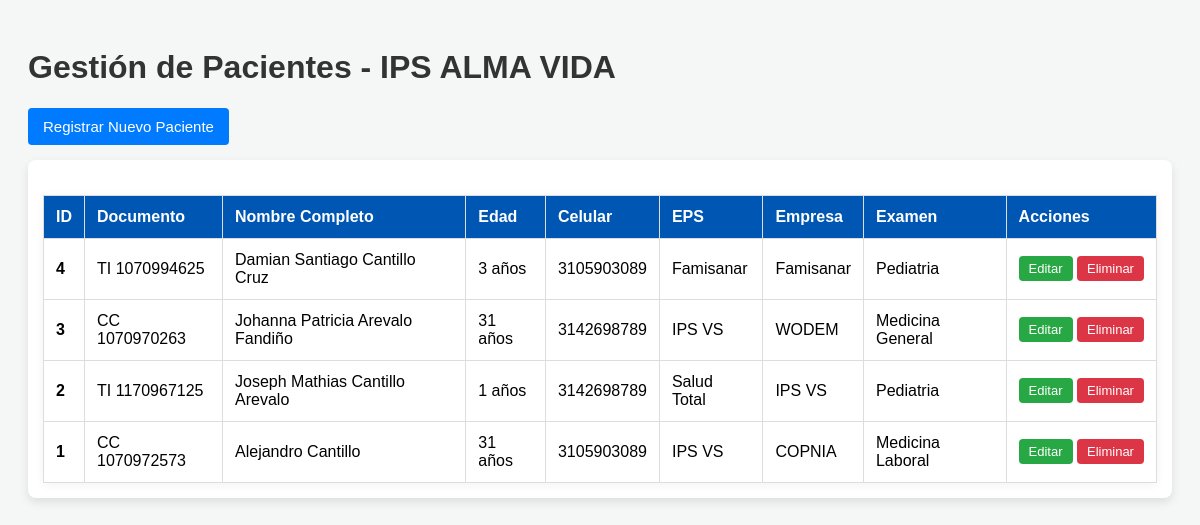
The page / on the database its author committed.
### tables this page shows
CREATE TABLE `pacientes` (
  `id` int(11) NOT NULL,
  `nombre_completo` varchar(150) NOT NULL,
  `tipo_documento` varchar(50) NOT NULL,
  `numero_documento` varchar(50) NOT NULL,
  `direccion` varchar(150) DEFAULT NULL,
  `telefono` varchar(20) DEFAULT NULL,
  `celular` varchar(20) NOT NULL,
  `fecha_nacimiento` date DEFAULT NULL,
  `edad` int(11) NOT NULL,
  `eps` varchar(100) NOT NULL,
  `contacto_adicional` varchar(150) DEFAULT NULL,
  `parentesco` varchar(50) DEFAULT NULL,
  `tipo_examen` varchar(100) NOT NULL,
  `empresa_solicita` varchar(100) NOT NULL,
  `fecha_examen` date NOT NULL
);

### controllers/PacienteController.php (called while the page is built, shortened)
<?php
require_once 'config/db.php';
require_once 'models/paciente.php';
class PacienteController {
    private $paciente;
    public function __construct() {
        $database = new Database();
        $this->db = $database->getConnection();
        $this->paciente = new Paciente($this->db);
    }
    public function index() {
        $stmt = $this->paciente->readAll();
        $pacientes = $stmt->fetchAll(PDO::FETCH_ASSOC);
        require 'views/read.php';
    }
}
?>

### config/db.php (called while the page is built, shortened)
<?php
class Database {
    private $host = "localhost";
    private $db_name = "ips_alma_vida";
    private $username = "root";
    private $password = "";
    public function getConnection() {
        $this->conn = null;
        try {
            $this->conn = new PDO("mysql:host=" . $this->host . ";dbname=" . $this->db_name, $this->username, $this->password);
            $this->conn->setAttribute(PDO::ATTR_ERRMODE, PDO::ERRMODE_EXCEPTION);
            $this->conn->exec("set names utf8");
        } catch(PDOException $exception) {
            echo "Error de conexión: " . $exception->getMessage();
        }
        return $this->conn;
    }
}
?>

### models/paciente.php (called while the page is built, shortened)
<?php
class Paciente {
    private $conn;
    private $table_name = "pacientes";
    public function __construct($db) {
        $this->conn = $db;
    }
    public function readAll() {
    $query = "SELECT * FROM " . $this->table_name . " ORDER BY id DESC";
    $stmt = $this->conn->prepare($query);
    $stmt->execute();
    return $stmt;
}
}
?>

### views/read.php (the view, shortened to what this page needs)
<!DOCTYPE html>
<html lang="es">
<head>
    <link rel="stylesheet" href="assets/css/styles.css">
</head>
<body>
    <h1>Gestión de Pacientes - IPS ALMA VIDA</h1>
    <a href="index.php?action=create" class="btn btn-primary" style="width: auto; margin-bottom: 15px;">Registrar Nuevo Paciente</a>
    <div style="overflow-x: auto; background: white; padding: 15px; border-radius: 8px; box-shadow: 0 4px 10px rgba(0,0,0,0.1);">
        <table style="min-width: 1100px;">
            <thead>
                <tr>
                    <th>ID</th> <th>Documento</th>
                    <th>Nombre Completo</th>
                    <th>Edad</th>
                    <th>Celular</th>
                    <th>EPS</th>
                    <th>Empresa</th>
                    <th>Examen</th>
                    <th>Acciones</th>
                </tr>
            </thead>
            <tbody>
                <?php foreach($pacientes as $p): ?>
                <tr>
                    <td><strong><?= $p['id'] ?></strong></td>
                    <td><?= htmlspecialchars($p['tipo_documento']) ?> <?= htmlspecialchars($p['numero_documento']) ?></td>
                    <td><?= htmlspecialchars($p['nombre_completo']) ?></td>
                    <td><?= htmlspecialchars($p['edad']) ?> años</td>
                    <td><?= htmlspecialchars($p['celular']) ?></td>
                    <td><?= htmlspecialchars($p['eps']) ?></td>
                    <td><?= htmlspecialchars($p['empresa_solicita']) ?></td>
                    <td><?= htmlspecialchars($p['tipo_examen']) ?></td>
                    <td style="white-space: nowrap;">
                        <a href="index.php?action=edit&id=<?= $p['id'] ?>" class="btn btn-success" style="padding: 5px 10px; font-size: 13px;">Editar</a>
                        <a href="index.php?action=delete&id=<?= $p['id'] ?>" class="btn btn-danger" style="padding: 5px 10px; font-size: 13px;">Eliminar</a>
                    </td>
                </tr>
                <?php endforeach; ?>
            </tbody>
        </table>
    </div>
</body>
</html>

### index.php (shortened to what this page needs)
<?php
require_once 'controllers/PacienteController.php';
$controller = new PacienteController();
$action = isset($_GET['action']) ? $_GET['action'] : 'index';
switch($action) {
    case 'index':
    default:
        $controller->index();
        break;
}
?>

### assets/css/styles.css (style rules this page uses)
body { font-family: Arial, sans-serif; background: #f4f7f6; padding: 20px; }
h1, h2, h3 { color: #333; }
.btn { padding: 10px 15px; border: none; border-radius: 4px; cursor: pointer; color: white; text-decoration: none; display: inline-block; font-size: 15px; }
.btn-primary { background: #007bff; width: 100%; }
.btn-success { background: #28a745; }
.btn-danger { background: #dc3545; }
table { width: 100%; border-collapse: collapse; margin-top: 20px; background: white; box-shadow: 0 2px 10px rgba(0,0,0,0.05); }
th, td { padding: 12px; border: 1px solid #ddd; text-align: left; }
th { background-color: #0056b3; color: white; }

### rows shown on the page
pacientes: id "4", tipo_documento "TI", numero_documento "1070994625", nombre_completo "Damian Santiago Cantillo Cruz", edad "3", celular "3105903089", eps "Famisanar", empresa_solicita "Famisanar", tipo_examen "Pediatria"
pacientes: id "3", tipo_documento "CC", numero_documento "1070970263", nombre_completo "Johanna Patricia Arevalo Fandiño", edad "31", celular "3142698789", eps "IPS VS", empresa_solicita "WODEM", tipo_examen "Medicina General"
pacientes: id "2", tipo_documento "TI", numero_documento "1170967125", nombre_completo "Joseph Mathias Cantillo Arevalo", edad "1", celular "3142698789", eps "Salud Total", empresa_solicita "IPS VS", tipo_examen "Pediatria"
pacientes: id "1", tipo_documento "CC", numero_documento "1070972573", nombre_completo "Alejandro Cantillo", edad "31", celular "3105903089", eps "IPS VS", empresa_solicita "COPNIA", tipo_examen "Medicina Laboral"
